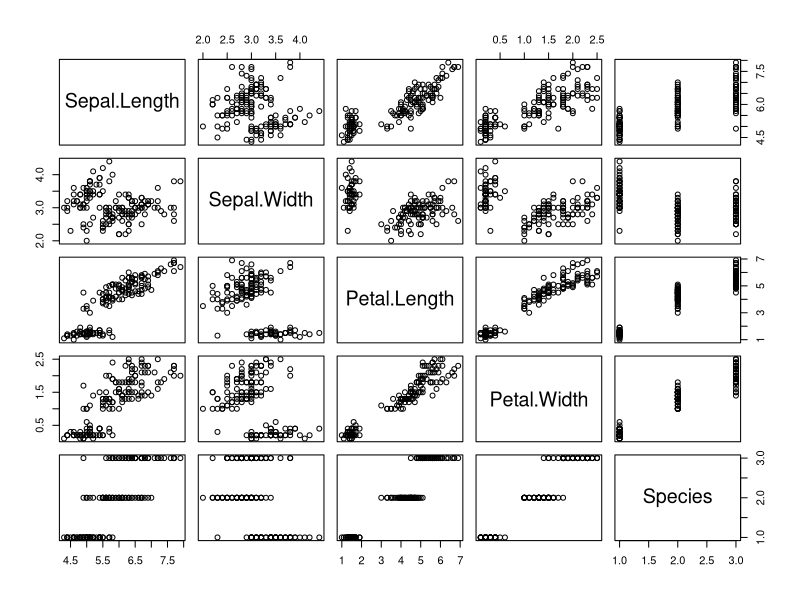
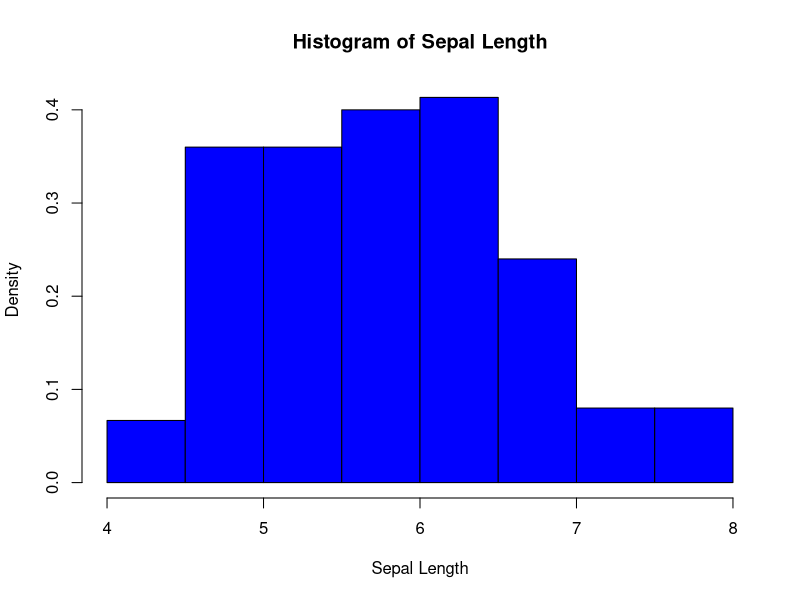
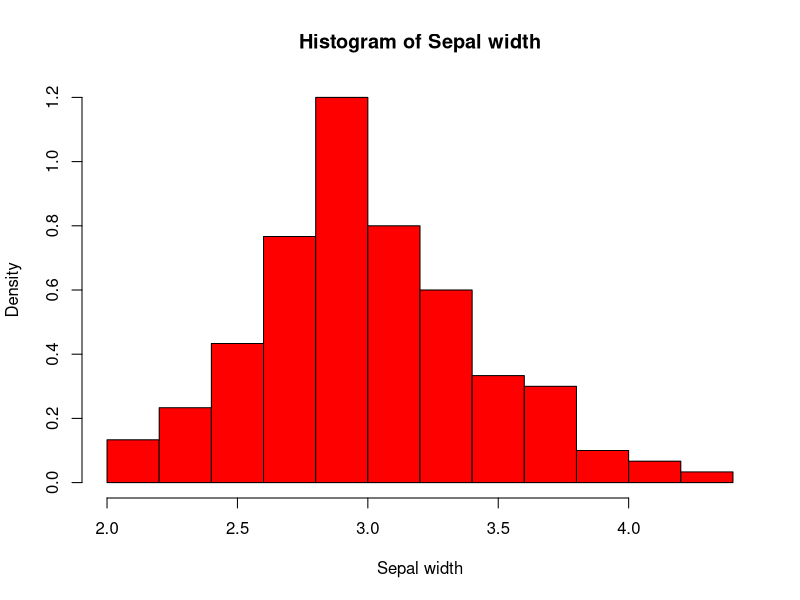
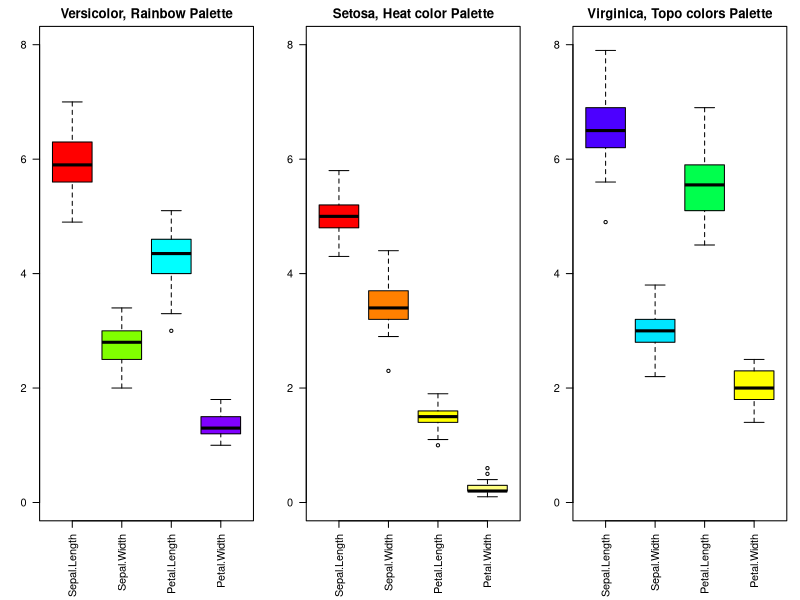

Write R code to recreate these figures, in order.
data(iris)
head(iris, 4)
plot(iris)
sepal_length<-iris$sepal.length
hist(iris$Sepal.Length, main="Histogram of Sepal Length", xlab="Sepal Length", col="blue", freq=FALSE)
hist(iris$Sepal.Width, main="Histogram of Sepal width", xlab="Sepal width", col="red", freq=FALSE)
irisVer <- subset(iris, Species == "versicolor")
irisSet <- subset(iris, Species == "setosa")
irisVir <- subset(iris, Species == "virginica")
par(mfrow=c(1,3),mar=c(6,3,2,1))
boxplot(irisVer[,1:4], main="Versicolor, Rainbow Palette",ylim = c(0,8),las=2, col=rainbow(4))
boxplot(irisSet[,1:4], main="Setosa, Heat color Palette",ylim = c(0,8),las=2, col=heat.colors(4)) 
boxplot(irisVir[,1:4], main="Virginica, Topo colors Palette",ylim = c(0,8),las=2, col=topo.colors(4))
  